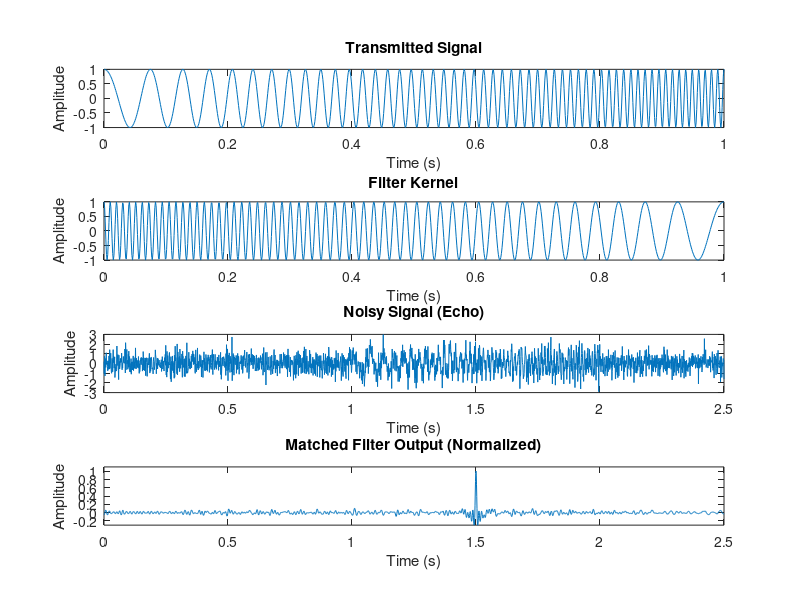

This figure's MATLAB source:
% Parameters
fs = 1000;            % Sampling frequency (Hz)
total_duration = 2.5;   % Total time duration (seconds)
t = 0:1/fs:total_duration;  % Time vector (5 seconds duration)
f0 = 10;              % Start frequency of chirp (Hz)
f1 = 100;             % End frequency of chirp (Hz)
chirp_duration = 1;   % Duration of the chirp signal (seconds)
close all

chirp_t = 0:1/fs:chirp_duration;

% Generate chirp signal
signal = chirp(0:1/fs:chirp_duration, f0, chirp_duration, f1);

% Place chirp signal at 2 seconds in the time vector
signal_position = 1;  % Position of the chirp in the time vector (seconds)
signal_start = signal_position * fs + 1;  % Starting index of the chirp
signal_end = signal_start + length(signal) - 1;

% Initialize full signal with zeros
full_signal = zeros(1, length(t));

% Insert chirp signal into the full signal
full_signal(signal_start:signal_end) = signal;

% Add noise to the full signal
noise = 0.7 * randn(size(t));  % Gaussian noise
noisy_signal = full_signal + noise;

% Matched filter (using the time-reversed chirp signal as the filter)
matched_filter_output = conv(noisy_signal, fliplr(signal), 'same');

% Plotting the results
matched_filter_figure=figure('Name','MatchedDemo','NumberTitle','off','Position', [0 0 1600 900]);
subplot(4, 1, 1);
plot(chirp_t,signal);
title('Transmitted Signal');
xlabel('Time (s)');
ylabel('Amplitude');

subplot(4,1,2)
plot(chirp_t,fliplr(signal));
title('Filter Kernel');
xlabel('Time (s)');
ylabel('Amplitude');


subplot(4, 1, 3);
plot(t, noisy_signal);
title('Noisy Signal (Echo)');
xlabel('Time (s)');
ylabel('Amplitude');

subplot(4, 1, 4);
plot(t, matched_filter_output/max(matched_filter_output));
ylim([-0.3,1.1])
title('Matched Filter Output (Normalized)');
xlabel('Time (s)');
ylabel('Amplitude');

% Adjust layout
%sgtitle('Matched Filtering Demonstration with Chirp Signal at 2 Seconds');
saveas(matched_filter_figure,"./graphics/matched_demo.png");
